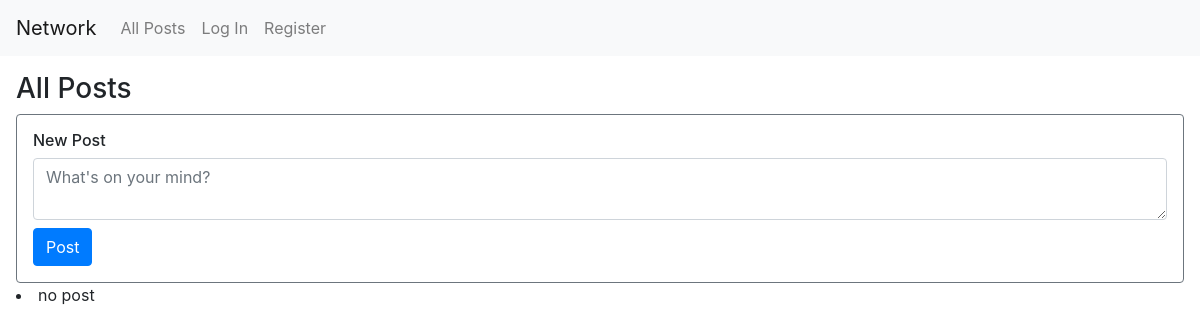
Before: / with the older database file.
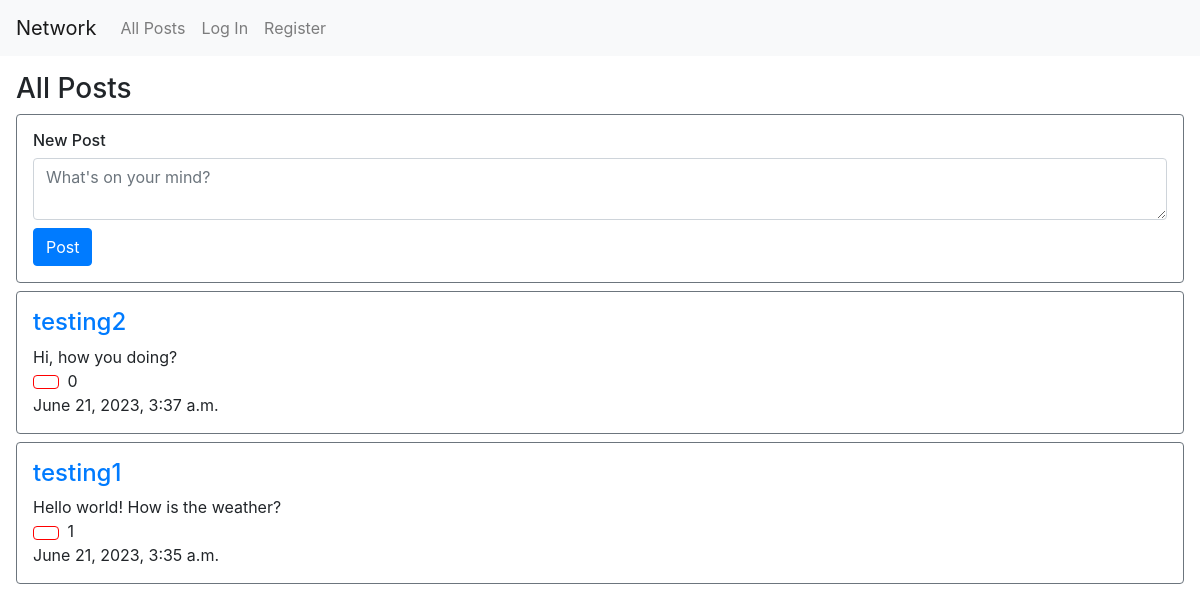
After: the same page with the newer database file.
### network/models.py (models this page shows, shortened)
class Post(models.Model):
    user = models.ForeignKey(User, on_delete=models.CASCADE, related_name="user")
    post = models.CharField(max_length=300) # text post
    timestamp = models.DateTimeField()
    likes = models.IntegerField(default=0)

class User(AbstractUser):
    pass

### network/views.py (the view)
# urls.py: path("", views.index, name="index"),
def index(request):
    if request.method == "POST":
        user = request.user
        post = request.POST["post"]
        timestamp = datetime.now()
        if post != "":
            Post.objects.create(user = user, post = post, timestamp = timestamp, likes = 0)
    posts = Post.objects.all().order_by('-timestamp') # most recent post first
    for post in posts:
        post.likes = Like.objects.filter(post=post.id).count()
        post.save()
    paginator = Paginator(posts, 10)
    page_number = request.GET.get('page')
    page_obj = paginator.get_page(page_number)
    return render(request, "network/index.html", {
        "page_obj": page_obj # most recent post first
    })

### network/templates/network/index.html (shortened to what this page needs)
{% extends "network/layout.html" %}
{% load static %}
{% block body %}
<div id="all-posts" class="p-3">
    <h3>All Posts</h3>
    <div class="border border-secondary rounded p-3">
        <h6>New Post</h6>
        <form id="new-post-form" action="{% url 'index' %}" method="post">
            <textarea class="form-control mb-2" id="new-post-text" name="post" placeholder="What's on your mind?"></textarea>
            <input type="submit" class="btn btn-primary" id="new-post-send" value="Post"/>
        </form>
    </div>
    <div>
        {% for post in page_obj %}
            <div class="border border-secondary rounded p-3 mt-2">
                <h4><a href="{% url 'profile' post.user.id %}">{{ post.user }}</a></h4>
                <div id="post-{{post.id}}">{{ post.post }}</div>
                <button class="btn mr-1 d-inline-block" style="background-color:white; border-color: red;" id="like-btn-{{post.id}}" onclick="like('{{ post.id }}')"></button>
                <div id="like-count-{{post.id}}" class="d-inline-block">{{ post.likes }}</div>
                <div>{{ post.timestamp }}</div>
            </div>
        {% empty %}
            <li>no post</li>
        {% endfor %}
    </div>
</div>
{% endblock %}

### network/templates/network/layout.html (shortened to what this page needs)
{% load static %}
<!DOCTYPE html>
<html lang="en">
    <head>
        <link rel="stylesheet" href="https://stackpath.bootstrapcdn.com/bootstrap/4.4.1/css/bootstrap.min.css">
        <link href="{% static 'network/styles.css' %}" rel="stylesheet">
    </head>
    <body>
        <nav class="navbar navbar-expand-lg navbar-light bg-light">
            <a class="navbar-brand" href="#">Network</a>
            <div>
              <ul class="navbar-nav mr-auto">
                <li class="nav-item">
                  <a class="nav-link" href="{% url 'index' %}">All Posts</a>
                </li>
                {% if user.is_authenticated %}
                    <li class="nav-item">
                        <a class="nav-link" href="#">Following</a>
                    </li>
                    <li class="nav-item">
                        <a class="nav-link" href="{% url 'logout' %}">Log Out</a>
                    </li>
                {% else %}
                    <li class="nav-item">
                        <a class="nav-link" href="{% url 'login' %}">Log In</a>
                    </li>
                    <li class="nav-item">
                        <a class="nav-link" href="{% url 'register' %}">Register</a>
                    </li>
                {% endif %}
              </ul>
            </div>
          </nav>
        <div class="body">
            {% block body %}
            {% endblock %}
        </div>
    </body>
</html>

Changed rows visible on the page:
added Post: user "testing2", post "Hi, how you doing?", likes "0", timestamp "June 21, 2023, 3:37 a.m."
added Post: user "testing1", post "Hello world! How is the weather?", likes "1", timestamp "June 21, 2023, 3:35 a.m."
Other visible differences:
text no longer shown: "no post"
